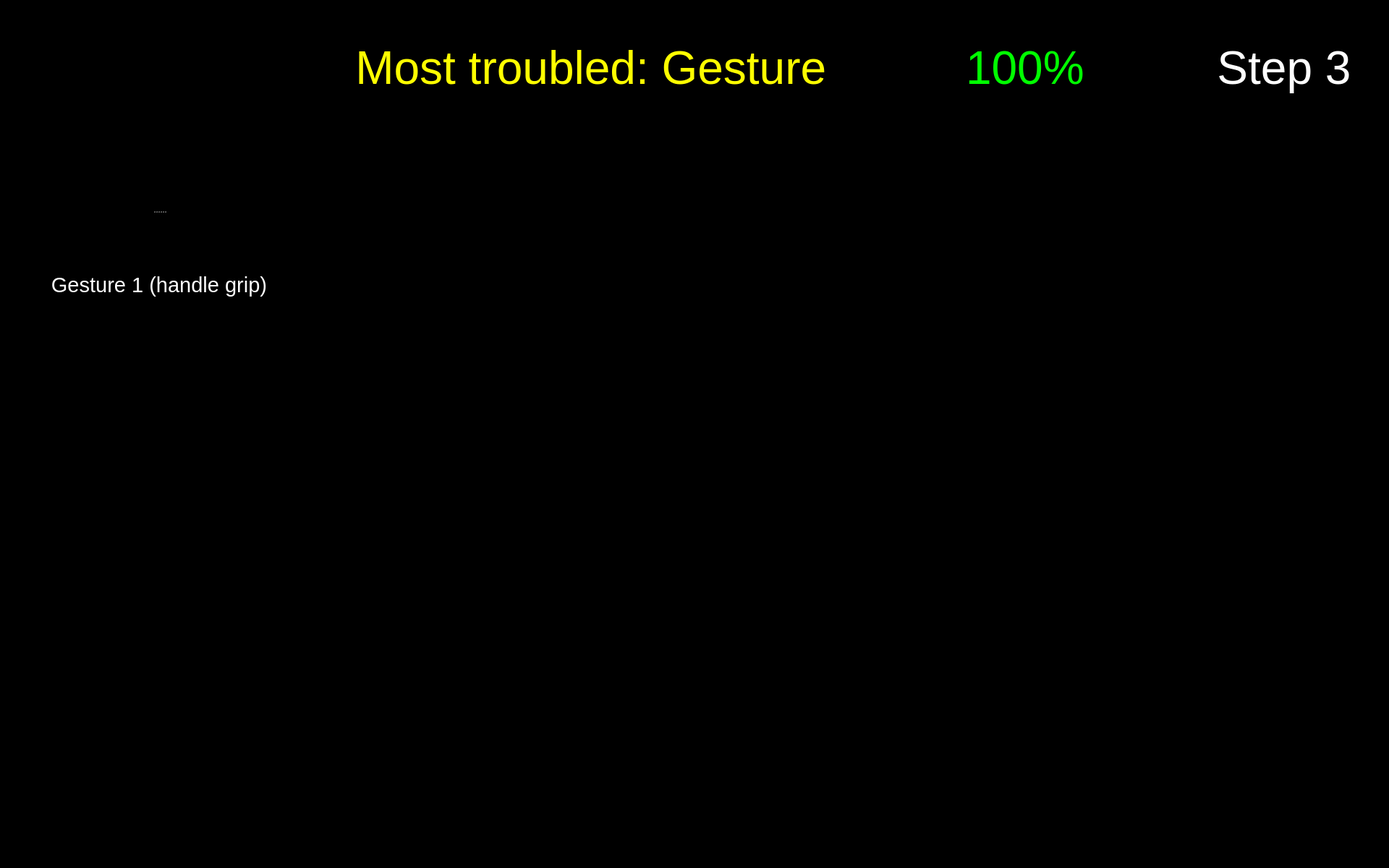
<?xml version="1.0" encoding="UTF-8"?>
<ui version="4.0">
 <class>Form</class>
 <widget class="QWidget" name="Form">
  <property name="geometry">
   <rect>
    <x>0</x>
    <y>0</y>
    <width>1920</width>
    <height>1200</height>
   </rect>
  </property>
  <property name="maximumSize">
   <size>
    <width>1920</width>
    <height>1200</height>
   </size>
  </property>
  <property name="windowTitle">
   <string>Form</string>
  </property>
  <property name="styleSheet">
   <string notr="true">background-color: rgb(0, 0, 0);</string>
  </property>
  <widget class="QPushButton" name="button_nav_left">
   <property name="enabled">
    <bool>true</bool>
   </property>
   <property name="geometry">
    <rect>
     <x>800</x>
     <y>560</y>
     <width>150</width>
     <height>150</height>
    </rect>
   </property>
   <property name="minimumSize">
    <size>
     <width>81</width>
     <height>81</height>
    </size>
   </property>
   <property name="maximumSize">
    <size>
     <width>150</width>
     <height>150</height>
    </size>
   </property>
   <property name="cursor">
    <cursorShape>OpenHandCursor</cursorShape>
   </property>
   <property name="focusPolicy">
    <enum>Qt::WheelFocus</enum>
   </property>
   <property name="contextMenuPolicy">
    <enum>Qt::DefaultContextMenu</enum>
   </property>
   <property name="layoutDirection">
    <enum>Qt::LeftToRight</enum>
   </property>
   <property name="autoFillBackground">
    <bool>false</bool>
   </property>
   <property name="styleSheet">
    <string notr="true"/>
   </property>
   <property name="icon">
    <iconset resource="resources/res.qrc">
     <normaloff>:/buttons/Button Left.svg</normaloff>:/buttons/Button Left.svg</iconset>
   </property>
   <property name="iconSize">
    <size>
     <width>144</width>
     <height>144</height>
    </size>
   </property>
   <property name="autoDefault">
    <bool>false</bool>
   </property>
   <property name="default">
    <bool>false</bool>
   </property>
   <property name="flat">
    <bool>true</bool>
   </property>
  </widget>
  <widget class="QPushButton" name="button_nav_right">
   <property name="enabled">
    <bool>true</bool>
   </property>
   <property name="geometry">
    <rect>
     <x>960</x>
     <y>560</y>
     <width>150</width>
     <height>150</height>
    </rect>
   </property>
   <property name="minimumSize">
    <size>
     <width>81</width>
     <height>81</height>
    </size>
   </property>
   <property name="maximumSize">
    <size>
     <width>150</width>
     <height>150</height>
    </size>
   </property>
   <property name="cursor">
    <cursorShape>OpenHandCursor</cursorShape>
   </property>
   <property name="focusPolicy">
    <enum>Qt::WheelFocus</enum>
   </property>
   <property name="contextMenuPolicy">
    <enum>Qt::DefaultContextMenu</enum>
   </property>
   <property name="layoutDirection">
    <enum>Qt::LeftToRight</enum>
   </property>
   <property name="autoFillBackground">
    <bool>false</bool>
   </property>
   <property name="styleSheet">
    <string notr="true"/>
   </property>
   <property name="icon">
    <iconset resource="resources/res.qrc">
     <normaloff>:/buttons/Button Right.svg</normaloff>:/buttons/Button Right.svg</iconset>
   </property>
   <property name="iconSize">
    <size>
     <width>144</width>
     <height>144</height>
    </size>
   </property>
   <property name="autoDefault">
    <bool>false</bool>
   </property>
   <property name="default">
    <bool>false</bool>
   </property>
   <property name="flat">
    <bool>true</bool>
   </property>
  </widget>
  <widget class="QWidget" name="widget_score" native="true">
   <property name="geometry">
    <rect>
     <x>1180</x>
     <y>20</y>
     <width>450</width>
     <height>150</height>
    </rect>
   </property>
   <widget class="QWidget" name="horizontalLayoutWidget_2">
    <property name="geometry">
     <rect>
      <x>-1</x>
      <y>-1</y>
      <width>451</width>
      <height>152</height>
     </rect>
    </property>
    <layout class="QHBoxLayout" name="horizontalLayout_2">
     <item>
      <widget class="QLabel" name="score_flag">
       <property name="enabled">
        <bool>true</bool>
       </property>
       <property name="sizePolicy">
        <sizepolicy hsizetype="Preferred" vsizetype="Preferred">
         <horstretch>0</horstretch>
         <verstretch>0</verstretch>
        </sizepolicy>
       </property>
       <property name="maximumSize">
        <size>
         <width>150</width>
         <height>150</height>
        </size>
       </property>
       <property name="text">
        <string/>
       </property>
       <property name="pixmap">
        <pixmap resource="resources/res.qrc">:/img/Score Flag.svg</pixmap>
       </property>
      </widget>
     </item>
     <item>
      <widget class="QLabel" name="label_text_score">
       <property name="font">
        <font>
         <pointsize>48</pointsize>
        </font>
       </property>
       <property name="styleSheet">
        <string notr="true">color: rgb(0, 255, 0);</string>
       </property>
       <property name="text">
        <string>&lt;html&gt;&lt;head/&gt;&lt;body&gt;&lt;p&gt;&lt;span style=&quot; color:#00ff00;&quot;&gt;100%&lt;/span&gt;&lt;/p&gt;&lt;/body&gt;&lt;/html&gt;</string>
       </property>
       <property name="alignment">
        <set>Qt::AlignLeading|Qt::AlignLeft|Qt::AlignVCenter</set>
       </property>
       <property name="wordWrap">
        <bool>true</bool>
       </property>
      </widget>
     </item>
    </layout>
   </widget>
  </widget>
  <widget class="QPushButton" name="button_exit">
   <property name="enabled">
    <bool>true</bool>
   </property>
   <property name="geometry">
    <rect>
     <x>1760</x>
     <y>1040</y>
     <width>150</width>
     <height>150</height>
    </rect>
   </property>
   <property name="minimumSize">
    <size>
     <width>81</width>
     <height>81</height>
    </size>
   </property>
   <property name="maximumSize">
    <size>
     <width>150</width>
     <height>150</height>
    </size>
   </property>
   <property name="cursor">
    <cursorShape>OpenHandCursor</cursorShape>
   </property>
   <property name="focusPolicy">
    <enum>Qt::WheelFocus</enum>
   </property>
   <property name="contextMenuPolicy">
    <enum>Qt::DefaultContextMenu</enum>
   </property>
   <property name="icon">
    <iconset resource="resources/res.qrc">
     <normaloff>:/buttons/Button Exit.svg</normaloff>:/buttons/Button Exit.svg</iconset>
   </property>
   <property name="iconSize">
    <size>
     <width>144</width>
     <height>144</height>
    </size>
   </property>
   <property name="autoDefault">
    <bool>false</bool>
   </property>
   <property name="default">
    <bool>false</bool>
   </property>
   <property name="flat">
    <bool>true</bool>
   </property>
  </widget>
  <widget class="QLabel" name="icon_expert_1">
   <property name="enabled">
    <bool>true</bool>
   </property>
   <property name="geometry">
    <rect>
     <x>490</x>
     <y>220</y>
     <width>100</width>
     <height>100</height>
    </rect>
   </property>
   <property name="sizePolicy">
    <sizepolicy hsizetype="Preferred" vsizetype="Preferred">
     <horstretch>0</horstretch>
     <verstretch>0</verstretch>
    </sizepolicy>
   </property>
   <property name="maximumSize">
    <size>
     <width>100</width>
     <height>100</height>
    </size>
   </property>
   <property name="text">
    <string/>
   </property>
   <property name="pixmap">
    <pixmap resource="resources/res.qrc">:/img/Icon Expert.png</pixmap>
   </property>
   <property name="scaledContents">
    <bool>true</bool>
   </property>
  </widget>
  <widget class="QLabel" name="image_step">
   <property name="geometry">
    <rect>
     <x>1650</x>
     <y>170</y>
     <width>250</width>
     <height>250</height>
    </rect>
   </property>
   <property name="font">
    <font>
     <pointsize>48</pointsize>
    </font>
   </property>
   <property name="styleSheet">
    <string notr="true">color: rgb(255, 255, 255);</string>
   </property>
   <property name="text">
    <string/>
   </property>
   <property name="pixmap">
    <pixmap resource="resources/res.qrc">:/detected steps/Detected Step3 Button.png</pixmap>
   </property>
   <property name="alignment">
    <set>Qt::AlignCenter</set>
   </property>
   <property name="wordWrap">
    <bool>true</bool>
   </property>
  </widget>
  <widget class="QLabel" name="icon_reaction_1">
   <property name="enabled">
    <bool>true</bool>
   </property>
   <property name="geometry">
    <rect>
     <x>1400</x>
     <y>250</y>
     <width>200</width>
     <height>200</height>
    </rect>
   </property>
   <property name="sizePolicy">
    <sizepolicy hsizetype="Preferred" vsizetype="Preferred">
     <horstretch>0</horstretch>
     <verstretch>0</verstretch>
    </sizepolicy>
   </property>
   <property name="maximumSize">
    <size>
     <width>200</width>
     <height>200</height>
    </size>
   </property>
   <property name="text">
    <string/>
   </property>
   <property name="scaledContents">
    <bool>true</bool>
   </property>
  </widget>
  <widget class="QLabel" name="icon_newbie_1">
   <property name="enabled">
    <bool>true</bool>
   </property>
   <property name="geometry">
    <rect>
     <x>490</x>
     <y>380</y>
     <width>100</width>
     <height>100</height>
    </rect>
   </property>
   <property name="sizePolicy">
    <sizepolicy hsizetype="Preferred" vsizetype="Preferred">
     <horstretch>0</horstretch>
     <verstretch>0</verstretch>
    </sizepolicy>
   </property>
   <property name="maximumSize">
    <size>
     <width>100</width>
     <height>100</height>
    </size>
   </property>
   <property name="text">
    <string/>
   </property>
   <property name="pixmap">
    <pixmap resource="resources/res.qrc">:/img/Icon User.png</pixmap>
   </property>
   <property name="scaledContents">
    <bool>true</bool>
   </property>
  </widget>
  <widget class="QLabel" name="label_plot_1">
   <property name="geometry">
    <rect>
     <x>490</x>
     <y>180</y>
     <width>850</width>
     <height>340</height>
    </rect>
   </property>
   <property name="maximumSize">
    <size>
     <width>1200</width>
     <height>480</height>
    </size>
   </property>
   <property name="font">
    <font>
     <pointsize>48</pointsize>
    </font>
   </property>
   <property name="styleSheet">
    <string notr="true">color: rgb(255, 255, 255);</string>
   </property>
   <property name="text">
    <string/>
   </property>
   <property name="scaledContents">
    <bool>true</bool>
   </property>
  </widget>
  <widget class="QLabel" name="label_trouble">
   <property name="geometry">
    <rect>
     <x>260</x>
     <y>20</y>
     <width>900</width>
     <height>150</height>
    </rect>
   </property>
   <property name="font">
    <font>
     <family>Arial</family>
     <pointsize>48</pointsize>
     <weight>9</weight>
     <italic>false</italic>
     <bold>false</bold>
    </font>
   </property>
   <property name="styleSheet">
    <string notr="true">font: 75 48pt &quot;Arial&quot;;
color: rgb(255, 255, 0);</string>
   </property>
   <property name="text">
    <string>Most troubled: Gesture </string>
   </property>
   <property name="textFormat">
    <enum>Qt::RichText</enum>
   </property>
   <property name="alignment">
    <set>Qt::AlignRight|Qt::AlignTrailing|Qt::AlignVCenter</set>
   </property>
   <property name="wordWrap">
    <bool>true</bool>
   </property>
  </widget>
  <widget class="QLabel" name="label_text_step">
   <property name="geometry">
    <rect>
     <x>1650</x>
     <y>20</y>
     <width>250</width>
     <height>150</height>
    </rect>
   </property>
   <property name="font">
    <font>
     <family>Arial</family>
     <pointsize>48</pointsize>
     <weight>9</weight>
     <italic>false</italic>
     <bold>false</bold>
    </font>
   </property>
   <property name="styleSheet">
    <string notr="true">font: 75 48pt &quot;Arial&quot;;
color: rgb(255, 255, 255);</string>
   </property>
   <property name="text">
    <string>Step 3</string>
   </property>
   <property name="textFormat">
    <enum>Qt::RichText</enum>
   </property>
   <property name="alignment">
    <set>Qt::AlignCenter</set>
   </property>
   <property name="wordWrap">
    <bool>true</bool>
   </property>
  </widget>
  <widget class="QSplitter" name="splitter_2">
   <property name="geometry">
    <rect>
     <x>60</x>
     <y>210</y>
     <width>320</width>
     <height>282</height>
    </rect>
   </property>
   <property name="orientation">
    <enum>Qt::Vertical</enum>
   </property>
   <widget class="QLabel" name="image_required_1">
    <property name="maximumSize">
     <size>
      <width>320</width>
      <height>240</height>
     </size>
    </property>
    <property name="text">
     <string/>
    </property>
    <property name="pixmap">
     <pixmap resource="resources/res.qrc">:/img/right_step3_gesture1.png</pixmap>
    </property>
    <property name="scaledContents">
     <bool>true</bool>
    </property>
   </widget>
   <widget class="QLabel" name="text_required_1">
    <property name="font">
     <font>
      <family>Arial</family>
      <pointsize>22</pointsize>
      <weight>9</weight>
      <italic>false</italic>
      <bold>false</bold>
     </font>
    </property>
    <property name="styleSheet">
     <string notr="true">font: 75 22pt &quot;Arial&quot;;
color: rgb(255, 255, 255);</string>
    </property>
    <property name="text">
     <string>Gesture 1 (handle grip)</string>
    </property>
    <property name="textFormat">
     <enum>Qt::PlainText</enum>
    </property>
    <property name="alignment">
     <set>Qt::AlignCenter</set>
    </property>
    <property name="wordWrap">
     <bool>true</bool>
    </property>
   </widget>
  </widget>
  <zorder>label_plot_1</zorder>
  <zorder>button_nav_left</zorder>
  <zorder>button_nav_right</zorder>
  <zorder>widget_score</zorder>
  <zorder>button_exit</zorder>
  <zorder>icon_expert_1</zorder>
  <zorder>image_step</zorder>
  <zorder>icon_reaction_1</zorder>
  <zorder>icon_newbie_1</zorder>
  <zorder>label_trouble</zorder>
  <zorder>label_text_step</zorder>
  <zorder>splitter_2</zorder>
 </widget>
 <resources>
  <include location="resources/res.qrc"/>
 </resources>
 <connections/>
</ui>
